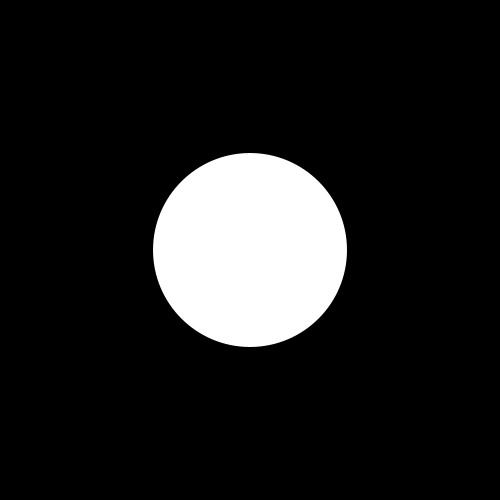
Frame 1 (no input)
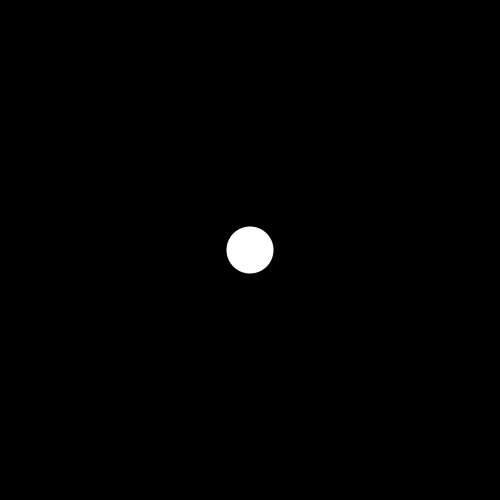
Frame 60 (the mouse pressed at the canvas centre just before this capture)
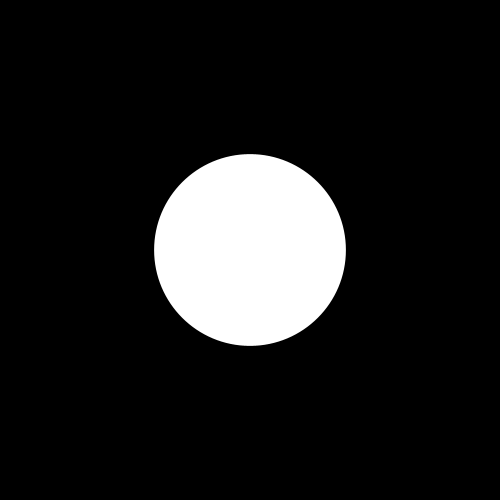
Frame 120 (the mouse held since frame 60 and released just before this capture)

The Processing sketch that drew these frames (run headless with seeded random() and noise(); from frame 60 on, the mouse is pressed at the canvas centre):

// Processing sketch: ejemplo_03
// ── ejemplo_03.pde
float diametro; // declaro una variable del tipo float (para números decimales) que voy a llamar "diametro"
// recuerden que las variables del tipo "float" se utilizan para guardar números decimales

void setup() {
  size(500, 500);
  diametro = 0; //  guardo el valor 0 en la varible diametro
}


void draw() {
  background(0); // pinto el fondo de negro 
  fill(255);  // fijo el color de relleno como blanco
  noStroke(); //  le quito el trazo a lo que vaya dibujar
  diametro = random(300); // le asigno un valor al azar entre 0 y 300 a la variable diametro
  ellipse(width/2, height/2, diametro, diametro); // dibujo un circulo en el centro de la pantalla, cuyo diametro es el valor numerico que hay en la variable "diametro"
  
  // como en cada cuadro de dibujo le asigno un valor al azar a "diametro", dibujo circulos de distinto diametro 60 veces por segundo
}
